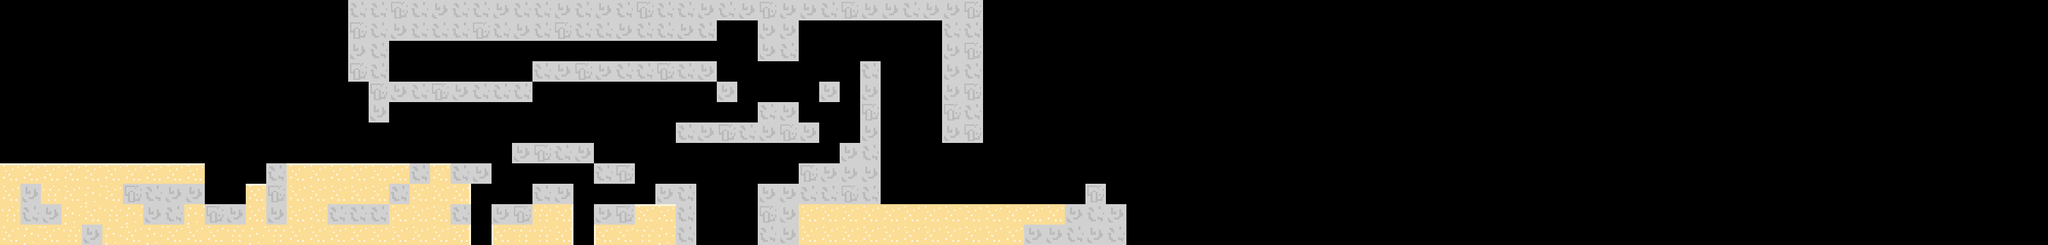

This is a level from a 2D game, rendered from its Tiled map with the project's own tilesets. A one-line summary and the map file follow, with tile-layer data summarised:
An orthogonal 100x12 tile map with 32x32 px tiles, 1 tile layer (tiles), 2 tilesets and 65 objects.

<map version="1.0" orientation="orthogonal" width="100" height="12" tilewidth="32" tileheight="32">
 <tileset firstgid="1" name="stones" tilewidth="32" tileheight="32">
  <image source="stonetile.png" width="96" height="32" />
 </tileset>
 <tileset firstgid="4" name="sands" tilewidth="32" tileheight="32">
  <image source="sandtile.png" width="224" height="32" />
 </tileset>
 <layer name="tiles" width="100" height="12">
  <data>[1200 cells, 267 non-empty, 9 distinct tile ids]</data>
 </layer>
 <objectgroup name="coins" width="100" height="12">
  <object x="128" y="224">
   <ellipse />
  </object>
  <object x="160" y="224">
   <ellipse />
  </object>
  <object x="192" y="224">
   <ellipse />
  </object>
  <object x="224" y="224">
   <ellipse />
  </object>
  <object x="256" y="224">
   <ellipse />
  </object>
  <object x="288" y="224">
   <ellipse />
  </object>
  <object x="352" y="192">
   <ellipse />
  </object>
  <object x="384" y="192">
   <ellipse />
  </object>
  <object x="448" y="224">
   <ellipse />
  </object>
  <object x="480" y="224">
   <ellipse />
  </object>
  <object x="512" y="224">
   <ellipse />
  </object>
  <object x="640" y="224">
   <ellipse />
  </object>
  <object x="672" y="224">
   <ellipse />
  </object>
  <object x="704" y="224">
   <ellipse />
  </object>
  <object x="640" y="96">
   <ellipse />
  </object>
  <object x="672" y="96">
   <ellipse />
  </object>
  <object x="704" y="96">
   <ellipse />
  </object>
  <object x="736" y="96">
   <ellipse />
  </object>
  <object x="768" y="96">
   <ellipse />
  </object>
  <object x="800" y="96">
   <ellipse />
  </object>
  <object x="800" y="288">
   <ellipse />
  </object>
  <object x="832" y="192">
   <ellipse />
  </object>
  <object x="864" y="192">
   <ellipse />
  </object>
  <object x="896" y="192">
   <ellipse />
  </object>
  <object x="960" y="224">
   <ellipse />
  </object>
  <object x="1056" y="256">
   <ellipse />
  </object>
  <object x="1216" y="256">
   <ellipse />
  </object>
  <object x="1216" y="128">
   <ellipse />
  </object>
  <object x="1344" y="64">
   <ellipse />
  </object>
  <object x="1408" y="288">
   <ellipse />
  </object>
  <object x="1440" y="288">
   <ellipse />
  </object>
  <object x="1472" y="288">
   <ellipse />
  </object>
  <object x="1504" y="288">
   <ellipse />
  </object>
  <object x="1536" y="288">
   <ellipse />
  </object>
  <object x="1696" y="256">
   <ellipse />
  </object>
 </objectgroup>
 <objectgroup name="collisions" width="100" height="12">
  <object x="0" y="256" width="320" height="128" />
  <object x="320" y="320" width="96" height="64" />
  <object x="416" y="256" width="320" height="128" />
  <object x="384" y="288" width="32" height="32" />
  <object x="736" y="256" width="32" height="32" />
  <object x="768" y="320" width="128" height="64" />
  <object x="832" y="288" width="64" height="32" />
  <object x="800" y="224" width="128" height="32" />
  <object x="928" y="256" width="64" height="32" />
  <object x="928" y="320" width="160" height="64" />
  <object x="1024" y="288" width="64" height="32" />
  <object x="1184" y="320" width="576" height="64" />
  <object x="1184" y="288" width="192" height="32" />
  <object x="1248" y="256" width="128" height="32" />
  <object x="1312" y="224" width="32" height="32" />
  <object x="1344" y="96" width="32" height="160" />
  <object x="1280" y="128" width="32" height="32" />
  <object x="1120" y="128" width="32" height="32" />
  <object x="1056" y="192" width="224" height="32" />
  <object x="1184" y="160" width="64" height="32" />
  <object x="1472" y="32" width="64" height="192" />
  <object x="544" y="0" width="576" height="64" />
  <object x="1120" y="0" width="416" height="32" />
  <object x="1184" y="32" width="64" height="64" />
  <object x="832" y="96" width="288" height="32" />
  <object x="576" y="160" width="32" height="32" />
  <object x="576" y="128" width="256" height="32" />
  <object x="544" y="64" width="64" height="64" />
  <object x="1696" y="288" width="32" height="32" />
 </objectgroup>
 <objectgroup name="player_spawn" width="100" height="12">
  <object x="64" y="192">
   <ellipse />
  </object>
 </objectgroup>
</map>